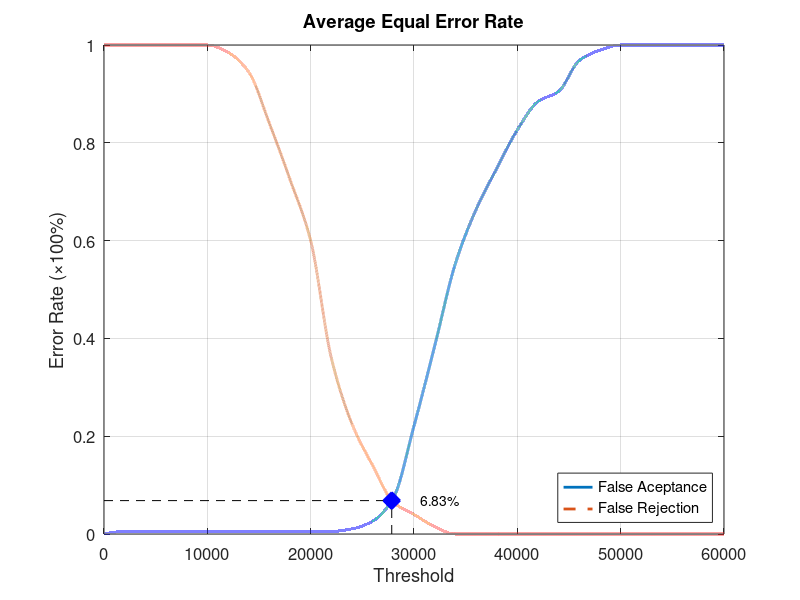
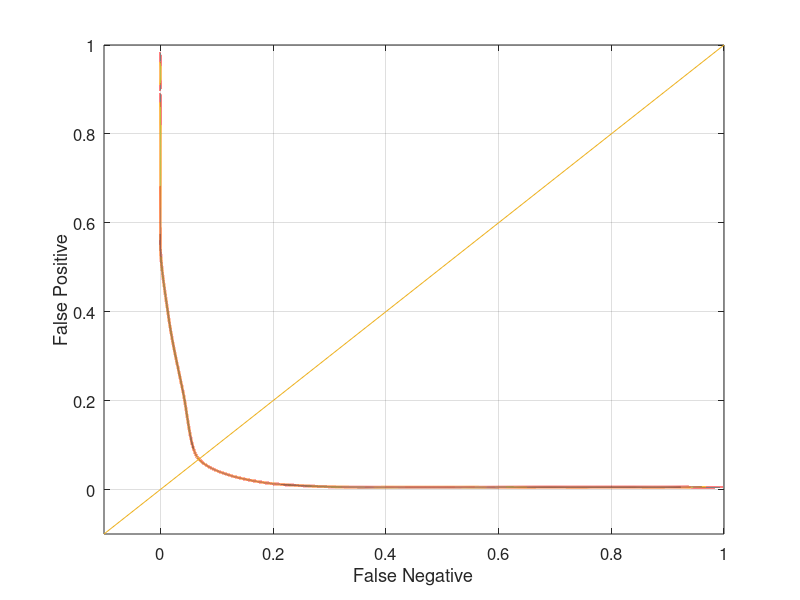

The MATLAB source for these figures, in order:
function yEER = Database4_3
close all;
clear;
clc;
x = 0:2000:60000;
xq = 0:0.5:60000;

y0 = [0 0.00526316 0.00526316 0.00526316 0.00526316 0.00526316 0.00526316 0.00526316 0.00526316 0.00526316 0.00526316 0.00526316 0.0105263 0.0263158 0.0736842 0.221053 0.384211 0.552632 0.663158 0.747368 0.826316 0.884211 0.905263 0.968421 0.989474 1 1 1 1 1 1];
yy0 = interp1(x, y0, xq, 'pchip');
y1 = [1 1 1 1 1 1 0.985 0.945 0.84 0.725 0.6 0.36 0.225 0.14 0.065 0.04 0.015 0 0 0 0 0 0 0 0 0 0 0 0 0 0];
yy1 = interp1(x, y1, xq, 'pchip');

% Calculating EER: 
y2 = abs(y0 - y1);
find(y2 == min(y2))
yy2 = abs(yy0 - yy1);
xEER = find(yy2 == min(yy2));
xEERIndex = xq(xEER) % X-axis EER
yEER = yy0(xEER) % Y-axis EER

main = figure
plot(xq, yy0,'-','LineWidth', 2);	hold on
plot(xq, yy1,'--','LineWidth', 2);	hold on
plot([xEERIndex xEERIndex], [0 yEER], 'k--');	hold on
plot([0 xEERIndex], [yEER yEER], 'k--');	hold on
plot(xEERIndex, yEER, 'bx', 'LineWidth', 10);	hold on
text(xEERIndex + 10 * xEERIndex / 100, yEER, [num2str(round((10000 * yEER)) / 100) '%'])
legend('False Aceptance', 'False Rejection', 'Location', 'SouthEast')
xlabel('Threshold')
ylabel('Error Rate (\times100%)')
title('Average Equal Error Rate')
set(gca, 'FontSize', 12)
axis([0 60000 0 1])
grid on

print(main, 'Database4_3Main', '-dpng');
FNRxFPR = figure('Color', [1 1 1]);
plot(yy1, yy0, '-', yy1, yy0, 'LineWidth', 2);
hold on
y = -0.1:0.1:1
plot(y, y); 
set(gca, 'FontSize', 12)
xlabel('False Negative')
ylabel('False Positive')
axis([-0.1 1 -0.1 1])
set(gca, 'FontSize', 12)
grid on

print(FNRxFPR, 'Database4_3FNRxFPR','-dpng');
end
